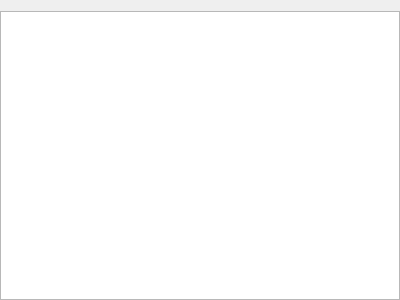
<?xml version="1.0" encoding="UTF-8"?>
<ui version="4.0">
 <class>UploadsWidget</class>
 <widget class="QWidget" name="UploadsWidget">
  <property name="geometry">
   <rect>
    <x>0</x>
    <y>0</y>
    <width>400</width>
    <height>300</height>
   </rect>
  </property>
  <property name="windowTitle">
   <string>Uploads</string>
  </property>
  <property name="windowIcon">
   <iconset resource="../ressources.qrc">
    <normaloff>:/icons/ressources/upload.png</normaloff>:/icons/ressources/upload.png</iconset>
  </property>
  <layout class="QVBoxLayout" name="verticalLayout">
   <property name="leftMargin">
    <number>0</number>
   </property>
   <property name="rightMargin">
    <number>0</number>
   </property>
   <property name="bottomMargin">
    <number>0</number>
   </property>
   <item>
    <widget class="QTableView" name="tblUploads"/>
   </item>
  </layout>
 </widget>
 <resources>
  <include location="../ressources.qrc"/>
 </resources>
 <connections/>
</ui>
